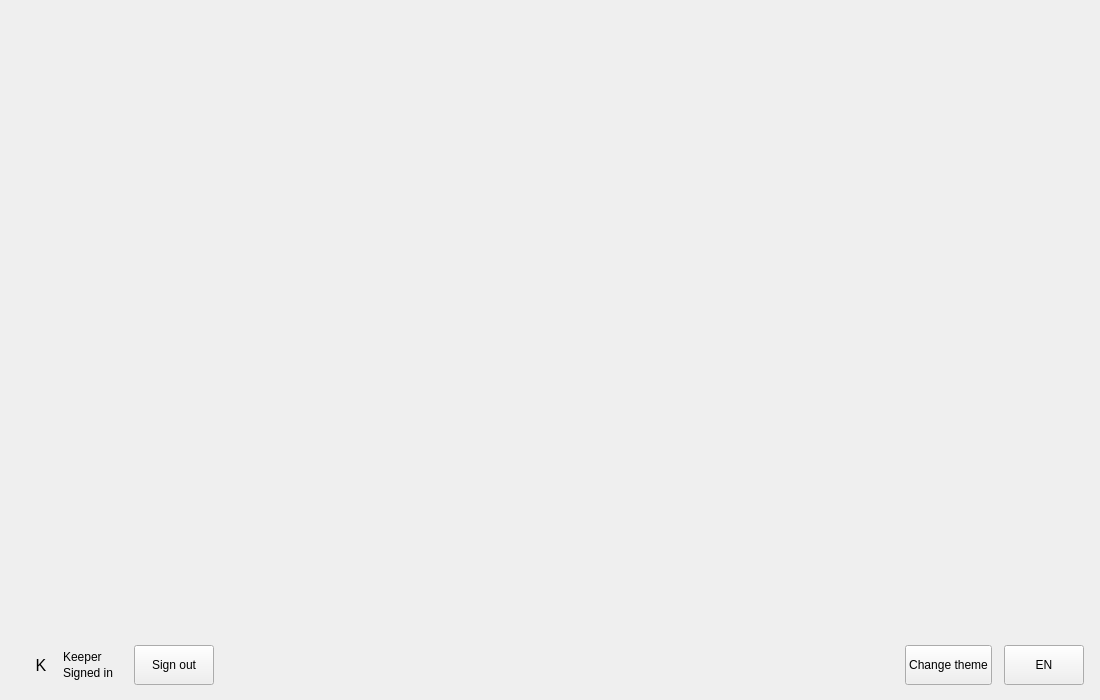
<?xml version="1.0" encoding="UTF-8"?>
<ui version="4.0">
 <class>MainPage</class>
 <widget class="QWidget" name="MainPage">
  <property name="geometry">
   <rect>
    <x>0</x>
    <y>0</y>
    <width>1100</width>
    <height>700</height>
   </rect>
  </property>
  <layout class="QVBoxLayout" name="rootLayout">
   <property name="spacing">
    <number>0</number>
   </property>
   <property name="leftMargin">
    <number>0</number>
   </property>
   <property name="topMargin">
    <number>0</number>
   </property>
   <property name="rightMargin">
    <number>0</number>
   </property>
   <property name="bottomMargin">
    <number>0</number>
   </property>
   <item>
    <widget class="QStackedWidget" name="roleStack">
     <property name="sizePolicy">
      <sizepolicy hsizetype="Expanding" vsizetype="Expanding">
       <horstretch>0</horstretch>
       <verstretch>1</verstretch>
      </sizepolicy>
     </property>
     <property name="currentIndex">
      <number>0</number>
     </property>
     <widget class="Login" name="loginPage"/>
     <widget class="QWidget" name="welcomePage">
      <layout class="QVBoxLayout" name="welcomeLayout">
       <property name="leftMargin">
        <number>16</number>
       </property>
       <property name="topMargin">
        <number>16</number>
       </property>
       <property name="rightMargin">
        <number>16</number>
       </property>
       <property name="bottomMargin">
        <number>16</number>
       </property>
       <item>
        <spacer name="welcomeTopSpacer">
         <property name="orientation">
          <enum>Qt::Orientation::Vertical</enum>
         </property>
         <property name="sizeHint" stdset="0">
          <size>
           <width>20</width>
           <height>40</height>
          </size>
         </property>
        </spacer>
       </item>
       <item>
        <widget class="QLabel" name="welcomeTitleLabel">
         <property name="font">
          <font>
           <pointsize>28</pointsize>
          </font>
         </property>
         <property name="text">
          <string>YanZoo</string>
         </property>
         <property name="alignment">
          <set>Qt::AlignmentFlag::AlignCenter</set>
         </property>
         <property name="role" stdset="0">
          <string notr="true">title</string>
         </property>
        </widget>
       </item>
       <item>
        <widget class="QLabel" name="welcomeHintLabel">
         <property name="text">
          <string>Enter your login to continue</string>
         </property>
         <property name="alignment">
          <set>Qt::AlignmentFlag::AlignCenter</set>
         </property>
         <property name="wordWrap">
          <bool>true</bool>
         </property>
         <property name="role" stdset="0">
          <string notr="true">secondary</string>
         </property>
        </widget>
       </item>
       <item>
        <spacer name="welcomeBottomSpacer">
         <property name="orientation">
          <enum>Qt::Orientation::Vertical</enum>
         </property>
         <property name="sizeHint" stdset="0">
          <size>
           <width>20</width>
           <height>40</height>
          </size>
         </property>
        </spacer>
       </item>
      </layout>
     </widget>
     <widget class="KeeperMainWidget" name="keeperPage"/>
    </widget>
   </item>
   <item>
    <widget class="QFrame" name="divider">
     <property name="minimumSize">
      <size>
       <width>0</width>
       <height>1</height>
      </size>
     </property>
     <property name="maximumSize">
      <size>
       <width>16777215</width>
       <height>1</height>
      </size>
     </property>
     <property name="frameShape">
      <enum>QFrame::Shape::NoFrame</enum>
     </property>
     <property name="divider" stdset="0">
      <bool>true</bool>
     </property>
    </widget>
   </item>
   <item>
    <widget class="QFrame" name="bottomBar">
     <property name="frameShape">
      <enum>QFrame::Shape::NoFrame</enum>
     </property>
     <layout class="QHBoxLayout" name="bottomBarLayout">
      <property name="spacing">
       <number>12</number>
      </property>
      <property name="leftMargin">
       <number>16</number>
      </property>
      <property name="topMargin">
       <number>10</number>
      </property>
      <property name="rightMargin">
       <number>16</number>
      </property>
      <property name="bottomMargin">
       <number>10</number>
      </property>
      <item>
       <widget class="QWidget" name="profileCard" native="true">
        <layout class="QHBoxLayout" name="horizontalLayout">
         <item>
          <widget class="QFrame" name="avatarFrame">
           <property name="minimumSize">
            <size>
             <width>32</width>
             <height>32</height>
            </size>
           </property>
           <property name="maximumSize">
            <size>
             <width>32</width>
             <height>32</height>
            </size>
           </property>
           <property name="frameShape">
            <enum>QFrame::Shape::NoFrame</enum>
           </property>
           <property name="avatar" stdset="0">
            <bool>true</bool>
           </property>
           <layout class="QHBoxLayout" name="avatarLayout">
            <property name="spacing">
             <number>0</number>
            </property>
            <property name="leftMargin">
             <number>0</number>
            </property>
            <property name="topMargin">
             <number>0</number>
            </property>
            <property name="rightMargin">
             <number>0</number>
            </property>
            <property name="bottomMargin">
             <number>0</number>
            </property>
            <item>
             <widget class="QLabel" name="avatarLabel">
              <property name="font">
               <font>
                <pointsize>12</pointsize>
               </font>
              </property>
              <property name="text">
               <string notr="true">K</string>
              </property>
              <property name="alignment">
               <set>Qt::AlignmentFlag::AlignCenter</set>
              </property>
              <property name="role" stdset="0">
               <string notr="true">avatar</string>
              </property>
             </widget>
            </item>
           </layout>
          </widget>
         </item>
         <item>
          <layout class="QVBoxLayout" name="profileTextLayout">
           <property name="spacing">
            <number>0</number>
           </property>
           <item>
            <widget class="QLabel" name="profileNameLabel">
             <property name="text">
              <string>Keeper</string>
             </property>
            </widget>
           </item>
           <item>
            <widget class="QLabel" name="profileStatusLabel">
             <property name="text">
              <string>Signed in</string>
             </property>
             <property name="role" stdset="0">
              <string notr="true">accent</string>
             </property>
            </widget>
           </item>
          </layout>
         </item>
        </layout>
       </widget>
      </item>
      <item>
       <widget class="QPushButton" name="signOutButton">
        <property name="minimumSize">
         <size>
          <width>0</width>
          <height>40</height>
         </size>
        </property>
        <property name="cursor">
         <cursorShape>PointingHandCursor</cursorShape>
        </property>
        <property name="text">
         <string>Sign out</string>
        </property>
        <property name="iconName" stdset="0">
         <string notr="true">arrow-left</string>
        </property>
       </widget>
      </item>
      <item>
       <spacer name="bottomSpacer">
        <property name="orientation">
         <enum>Qt::Orientation::Horizontal</enum>
        </property>
        <property name="sizeHint" stdset="0">
         <size>
          <width>40</width>
          <height>20</height>
         </size>
        </property>
       </spacer>
      </item>
      <item>
       <widget class="QPushButton" name="themeButton">
        <property name="minimumSize">
         <size>
          <width>0</width>
          <height>40</height>
         </size>
        </property>
        <property name="cursor">
         <cursorShape>PointingHandCursor</cursorShape>
        </property>
        <property name="text">
         <string>Change theme</string>
        </property>
        <property name="checkable">
         <bool>true</bool>
        </property>
        <property name="iconName" stdset="0">
         <string notr="true">sun</string>
        </property>
       </widget>
      </item>
      <item>
       <widget class="QPushButton" name="langButton">
        <property name="minimumSize">
         <size>
          <width>0</width>
          <height>40</height>
         </size>
        </property>
        <property name="cursor">
         <cursorShape>PointingHandCursor</cursorShape>
        </property>
        <property name="text">
         <string>EN</string>
        </property>
        <property name="iconName" stdset="0">
         <string notr="true">settings-sliders</string>
        </property>
       </widget>
      </item>
     </layout>
    </widget>
   </item>
  </layout>
 </widget>
 <customwidgets>
  <customwidget>
   <class>Login</class>
   <extends>QWidget</extends>
   <header>Main/Pages/Login.hpp</header>
  </customwidget>
  <customwidget>
   <class>KeeperMainWidget</class>
   <extends>QWidget</extends>
   <header>Roles/Keeper/MainWidget.hpp</header>
  </customwidget>
 </customwidgets>
 <resources/>
 <connections/>
</ui>
